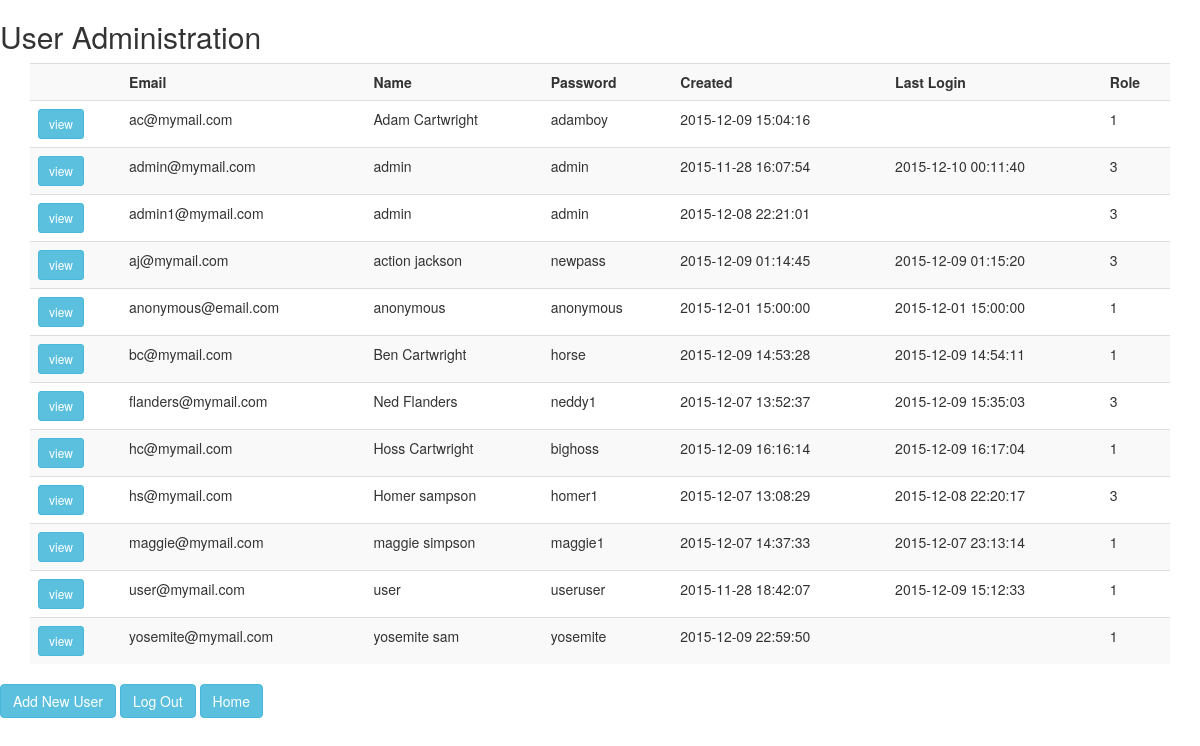
The page /webroot/user.php (signed in) on the database its author committed.
### tables this page shows
CREATE TABLE IF NOT EXISTS `users` (
  `email` varchar(200) NOT NULL,
  `name` varchar(200) NOT NULL,
  `password` varchar(200) NOT NULL,
  `created` datetime NOT NULL,
  `lastLogin` datetime DEFAULT NULL,
  `roleid` int(11) NOT NULL,
  PRIMARY KEY (`email`),
  KEY `fk_roles_roleid_idx` (`roleid`)
);

### models/user_manager.class.php (called while the page is built, shortened)
<?php
class UserManager
{
    public function getAllUsers(){
        $db = new Db();
        $users = array();
        $results = $db->select("select * from users");
        foreach($results as $result){
            $user = new User();
            $user->hydrate($result);
            $users[] = $user;
        }
    return $users;
    }
}

### lib/db.class.php (called while the page is built, shortened)
<?php
    class Db implements db_interface{
        protected static $connection;
        public function connect() {
            if(!isset(self::$connection)) {
                $config = parse_ini_file('../config/config.ini');
                self::$connection = new mysqli($config['host'],$config['username'],$config['password'],$config['dbname']);
            }
            return self::$connection;
        }
        public function query($query) {
            $connection = $this -> connect();
            $result = $connection -> query($query);
            return $result;
        }
        public function select($query) {
            $rows = array();
            $result = $this -> query($query);
            while ($row = $result -> fetch_assoc()) {
                $rows[] = $row;
            }
            return $rows;
        }
    }

### models/user.class.php (called while the page is built, shortened)
<?php
class User{
    private $_email;
    private $_name;
    private $_password;
    private $_created;
    private $_lastLogin;
    private $_role;
    public function getemail(){return $this->_email;}
    public function setemail($arg){
        $this->_email = $arg;
    }
    public function getname(){return $this->_name;}
    public function setname($arg){$this->_name = $arg;}
    public function getpassword(){return $this->_password;}
    public function setpassword($arg){$this->_password = $arg;}
    public function getcreated(){return $this->_created;}
    public function setcreated($arg){$this->_created = $arg;}
    public function getlastLogin(){return $this->_lastLogin;}
    public function setlastLogin($arg){$this->_lastLogin = $arg;}
    public function getrole(){return $this->_role;}
    public function setrole($arg){$this->_role = $arg;}
}

### views/user_list_view.php (the view)
<div class="container">
<table class="table table-striped">
    <tr>
        <th></th>
        <th>Email</th>
        <th>Name</th>
        <th>Password</th>
        <th>Created</th>
        <th>Last Login</th>
        <th>Role</th>
    </tr>
	<?php foreach($users as $user){ ?>
	<tr>
		<td><a href='user.php?action=view_user&target=<?= $user->getemail() ?>' class="btn btn-info btn-sm" role="button">view</a></td>
		<td><?= $user->getemail() ?></td>
		<td><?= $user->getname() ?></td>
		<td><?= $user->getpassword() ?></td>
		<td><?= $user->getcreated() ?></td>
		<td><?= $user->getlastLogin() ?></td>
		<td><?= $user->getrole() ?></td>
	</tr>
	<?php } ?>
</table>
</div>
<a href='user.php?action=admin_add_user' class="btn btn-info" role="button">Add New User</a>
<a href='login.php?action=logout' class="btn btn-info" role="button">Log Out</a>
<a href="../webroot/home.php" class="btn btn-info" role="button">Home</a>

### webroot/user.php (shortened to what this page needs)
<?php
	require_once('../lib/db.class.php');
	require_once('../models/user.class.php');
	require_once('../models/user_manager.class.php');
?>
<!DOCTYPE html>
<html>
<head>
    <link rel="stylesheet" href="http://maxcdn.bootstrapcdn.com/bootstrap/3.3.5/css/bootstrap.min.css">
</head>
  <body>
    <h2>User Administration</h2>
    <?php
  	$action = isset($_GET["action"])?$_GET["action"]:'';
    switch ($action) {
      default:
        $userManager = new UserManager();
        $users = $userManager->getAllUsers();
        include('../views/user_list_view.php');
        break;
  }
    ?>
</body>
</html>

### rows shown on the page
users: email "ac@mymail.com", name "Adam Cartwright", password "adamboy", created "2015-12-09 15:04:16", roleid "1"
users: email "admin@mymail.com", name "admin", password "admin", created "2015-11-28 16:07:54", lastLogin "2015-12-10 00:11:40", roleid "3"
users: email "admin1@mymail.com", name "admin", password "admin", created "2015-12-08 22:21:01", roleid "3"
users: email "aj@mymail.com", name "action jackson", password "newpass", created "2015-12-09 01:14:45", lastLogin "2015-12-09 01:15:20", roleid "3"
users: email "anonymous@email.com", name "anonymous", password "anonymous", created "2015-12-01 15:00:00", lastLogin "2015-12-01 15:00:00", roleid "1"
users: email "bc@mymail.com", name "Ben Cartwright", password "horse", created "2015-12-09 14:53:28", lastLogin "2015-12-09 14:54:11", roleid "1"
users: email "flanders@mymail.com", name "Ned Flanders", password "neddy1", created "2015-12-07 13:52:37", lastLogin "2015-12-09 15:35:03", roleid "3"
users: email "hc@mymail.com", name "Hoss Cartwright", password "bighoss", created "2015-12-09 16:16:14", lastLogin "2015-12-09 16:17:04", roleid "1"
users: email "hs@mymail.com", name "Homer sampson", password "homer1", created "2015-12-07 13:08:29", lastLogin "2015-12-08 22:20:17", roleid "3"
users: email "maggie@mymail.com", name "maggie simpson", password "maggie1", created "2015-12-07 14:37:33", lastLogin "2015-12-07 23:13:14", roleid "1"
users: email "user@mymail.com", name "user", password "useruser", created "2015-11-28 18:42:07", lastLogin "2015-12-09 15:12:33", roleid "1"
users: email "yosemite@mymail.com", name "yosemite sam", password "yosemite", created "2015-12-09 22:59:50", roleid "1"
